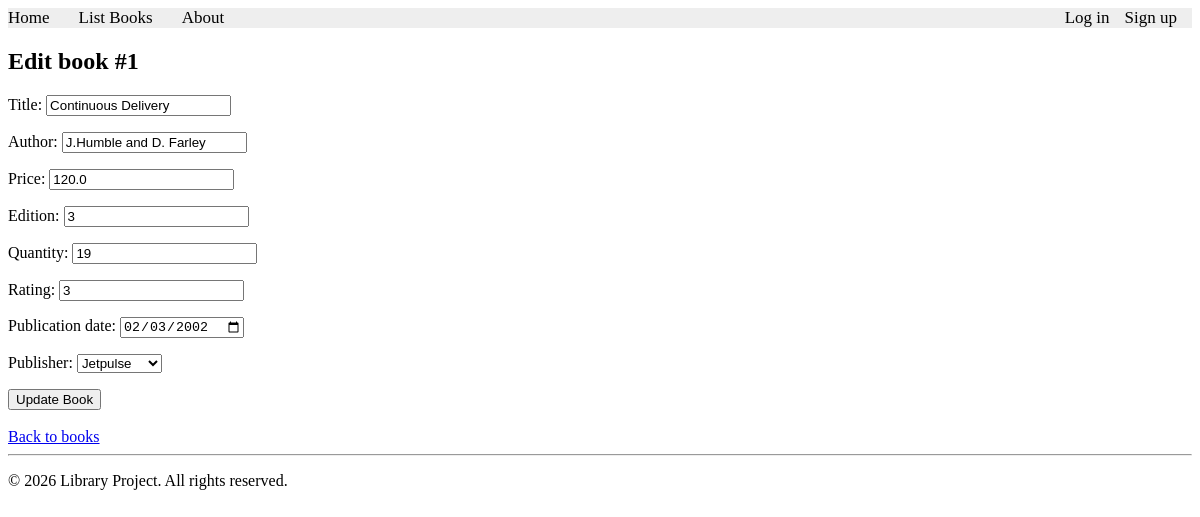
/books/lab9_part2/editbook/1, run on the app's committed database.
### apps/bookmodule/models.py (models this page shows)
class Book(models.Model):
    title = models.CharField(max_length=100)
    author = models.CharField(max_length=50)
    price = models.FloatField(default=0.0)
    edition = models.SmallIntegerField(default=1)
    quantity = models.IntegerField(default=1)
    pubdate = models.DateTimeField()
    rating = models.SmallIntegerField(default=1)
    publisher = models.ForeignKey(Publisher, null=True, on_delete=models.SET_NULL)
    authors = models.ManyToManyField(Author)

### apps/bookmodule/views.py (the view)
# urls.py: path('lab9_part2/editbook/<int:id>', views.lab9_part2_editbook, name="books.lab9_part2_editbook"),
def lab9_part2_editbook(request, id):
    book = get_object_or_404(Book, id=id)
    if request.method == 'POST':
        form = BookForm(request.POST, instance=book)
        if form.is_valid():
            form.save()
            return redirect('books.lab9_part2_listbooks')
    else:
        form = BookForm(instance=book)
    return render(request, 'bookmodule/lab9_part2/editbook.html', {'form': form, 'book': book})

### apps/bookmodule/forms.py (shortened to what this page needs)
class BookForm(forms.ModelForm):
    class Meta:
        model = Book
        fields = ['title', 'author', 'price', 'edition', 'quantity', 'rating', 'pubdate', 'publisher']
        labels = {'pubdate': 'Publication date'}
        widgets = {'pubdate': forms.DateInput(attrs={'type': 'date'}, format='%Y-%m-%d')}

### apps/bookmodule/models.py (called while the page is built)
    def __str__(self):
        return self.name

### apps/templates/bookmodule/lab9_part2/editbook.html (shortened to what this page needs)
{% extends "layouts/base.html" %}
{% block content %}
    <h2>Edit book #{{ book.id }}</h2>
    <form method="post">
        {{ form.as_p }}
        <button type="submit">Update Book</button>
    </form>
    <br>
    <a href="{% url 'books.lab9_part2_listbooks' %}">Back to books</a>
{% endblock content %}

### data on the page
Book: id "1", title "Continuous Delivery", author "J.Humble and D. Farley", price "120.0", edition "3", quantity "19", rating "3", pubdate "02/03/2002", publisher "Jetpulse"
